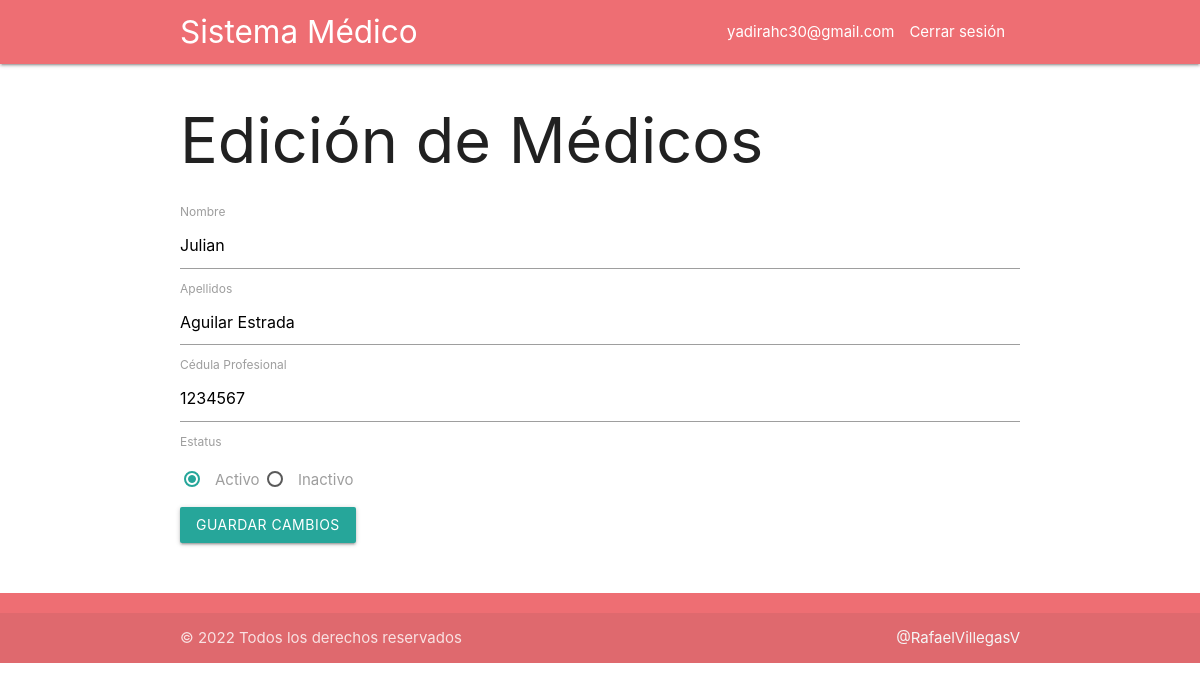
Screenshot of /editar_medico.php?id=1 (signed in) with the database file from the repository.
### tables this page shows
CREATE TABLE IF NOT EXISTS `medicos` (
  `id_medico` smallint(6) NOT NULL AUTO_INCREMENT,
  `nombre_medico` varchar(45) NOT NULL,
  `apellidos_medico` varchar(45) DEFAULT NULL,
  `cedula_profesional` varchar(10) NOT NULL,
  `estatus` tinyint(1) NOT NULL DEFAULT '1',
  PRIMARY KEY (`id_medico`),
  UNIQUE KEY `cedula_profesional_UNIQUE` (`cedula_profesional`)
);

### editar_medico.php (the view, shortened to what this page needs)
<?php session_start();
if (isset($_SESSION['elusuario'])) {
    include('./layout/cabecera.php');
?>
    <h1>Edición de Médicos</h1>
    <?php
    require_once('./includes/conexion.php');
    if (isset($_GET['id'])) {
        $elID = $_GET['id'];
        $consulta = "select * from medicos where id_medico=:elid";
        $sql = $conexion->prepare($consulta);
        $sql->bindParam(':elid', $elID);
        $sql->execute();
        $resultado = $sql->fetchAll(PDO::FETCH_OBJ);
        if ($sql->rowCount() > 0) {
            $elnombre = $resultado[0]->nombre_medico;
            $elapellido = $resultado[0]->apellidos_medico;
            $lacedula = $resultado[0]->cedula_profesional;
    ?>
            <form action="procesar_editar_medico.php" method="post">
                <label>Nombre</label>
                <input name="nombre" value="<?= $elnombre; ?> ">
                <label>Apellidos</label>
                <input name="apellidos" value="<?= $elapellido; ?> ">
                <label>Cédula Profesional</label>
                <input name="cedula" value="<?= $lacedula; ?> ">
                <label>Estatus</label>
                <p>
                    <label>
                        <span>Activo</span>
                    </label>
                    <label>
                        <span>Inactivo</span>
                    </label>
                </p>
                <button type="submit" name="editar" class="btn">Guardar cambios</button>
            </form>
<?php
        }
    }
    include('./layout/pie.php');
} else {
    header('location:index.php');
}
?>

### rows the page displays
medicos: nombre "Julian", apellidos "Aguilar Estrada", cedula "1234567"

### other values shown
$_SESSION['elusuario'] "yadirahc30@gmail.com"
